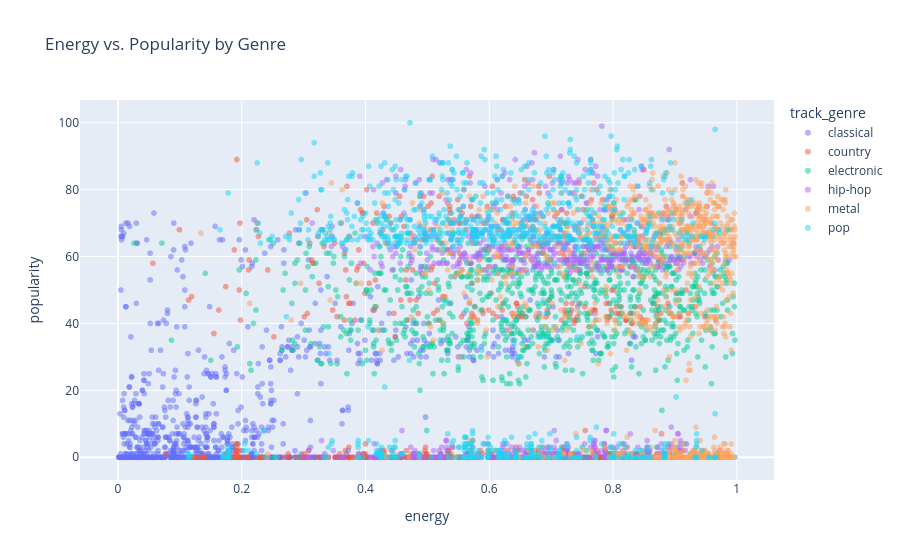

Write notebook code for a chart like this one.
### Markdown cell above
### Energy distribution

### Code cell
fig = px.scatter(
    cleaned,
    x="energy",
    y="popularity",
    color="track_genre",
    opacity=0.5,
    title="Energy vs. Popularity by Genre"
)

fig.show()

### Figure 1 — Plotly figure (JSON) as saved in the notebook; plotly's stock layout.template omitted (floating-point values rounded to 4 significant figures; data arrays with more than 128 entries replaced by an {"elided": "..."} marker saying what was removed)
{"data": [{"hovertemplate": "track_genre=classical<br>energy=%{x}<br>popularity=%{y}<extra></extra>", "legendgroup": "classical", "marker": {"color": "#636efa", "opacity": 0.5, "symbol": "circle"}, "mode": "markers", "name": "classical", "showlegend": true, "type": "scattergl", "x": {"elided": "1000 float values"}, "xaxis": "x", "y": {"elided": "1000 int values"}, "yaxis": "y"}, {"hovertemplate": "track_genre=country<br>energy=%{x}<br>popularity=%{y}<extra></extra>", "legendgroup": "country", "marker": {"color": "#EF553B", "opacity": 0.5, "symbol": "circle"}, "mode": "markers", "name": "country", "showlegend": true, "type": "scattergl", "x": {"elided": "1000 float values"}, "xaxis": "x", "y": {"elided": "1000 int values"}, "yaxis": "y"}, {"hovertemplate": "track_genre=electronic<br>energy=%{x}<br>popularity=%{y}<extra></extra>", "legendgroup": "electronic", "marker": {"color": "#00cc96", "opacity": 0.5, "symbol": "circle"}, "mode": "markers", "name": "electronic", "showlegend": true, "type": "scattergl", "x": {"elided": "1000 float values"}, "xaxis": "x", "y": {"elided": "1000 int values"}, "yaxis": "y"}, {"hovertemplate": "track_genre=hip-hop<br>energy=%{x}<br>popularity=%{y}<extra></extra>", "legendgroup": "hip-hop", "marker": {"color": "#ab63fa", "opacity": 0.5, "symbol": "circle"}, "mode": "markers", "name": "hip-hop", "showlegend": true, "type": "scattergl", "x": {"elided": "1000 float values"}, "xaxis": "x", "y": {"elided": "1000 int values"}, "yaxis": "y"}, {"hovertemplate": "track_genre=metal<br>energy=%{x}<br>popularity=%{y}<extra></extra>", "legendgroup": "metal", "marker": {"color": "#FFA15A", "opacity": 0.5, "symbol": "circle"}, "mode": "markers", "name": "metal", "showlegend": true, "type": "scattergl", "x": {"elided": "1000 float values"}, "xaxis": "x", "y": {"elided": "1000 int values"}, "yaxis": "y"}, {"hovertemplate": "track_genre=pop<br>energy=%{x}<br>popularity=%{y}<extra></extra>", "legendgroup": "pop", "marker": {"color": "#19d3f3", "opacity": 0.5, "symbol": "circle"}, "mode": "markers", "name": "pop", "showlegend": true, "type": "scattergl", "x": {"elided": "1000 float values"}, "xaxis": "x", "y": {"elided": "1000 int values"}, "yaxis": "y"}], "layout": {"legend": {"title": {"text": "track_genre"}, "tracegroupgap": 0}, "title": {"text": "Energy vs. Popularity by Genre"}, "xaxis": {"anchor": "y", "domain": [0, 1], "title": {"text": "energy"}}, "yaxis": {"anchor": "x", "domain": [0, 1], "title": {"text": "popularity"}}}}
